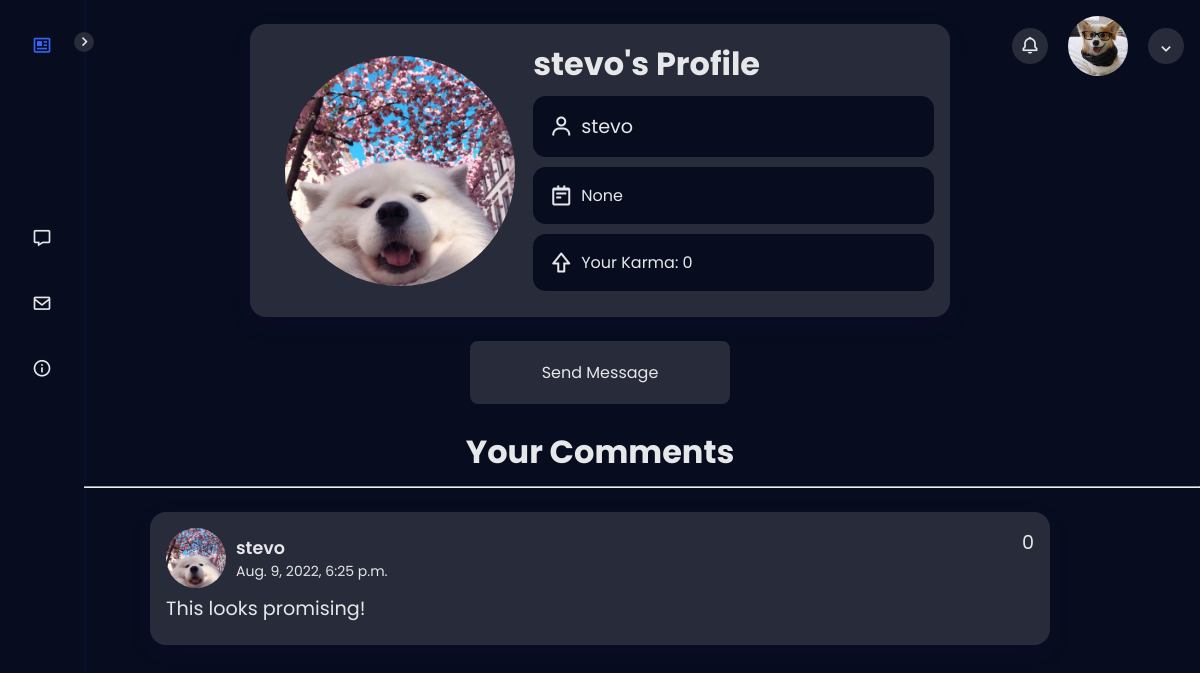
The page /u/1625b1aa-6f11-4692-99d8-8549d102752e/ (signed in) on the database its author committed.
### users/models.py (models this page shows, shortened)
class Profile(models.Model):
    user = models.OneToOneField(
        User, on_delete=models.CASCADE, null=True, blank=True)
    email = models.EmailField(max_length=500, null=True, blank=True)
    username = models.CharField(max_length=200, null=True, blank=True)
    short_bio = models.CharField(max_length=1000, null=True, blank=True)
    profile_image = models.ImageField(null=True, blank=True,
                                    upload_to='static/imgs/profiles/', default='static/imgs/profiles/profile_default.png')
    created = models.DateTimeField(auto_now_add=True)
    id = models.UUIDField(default=uuid.uuid4, unique=True,
                        primary_key=True, editable=False)

class Comment(models.Model):
    owner = models.ForeignKey(Profile, on_delete=models.CASCADE, null=True, blank=True)
    post = models.ForeignKey(Article, on_delete=models.CASCADE, null=True, blank=True)
    comment_body = models.TextField(max_length=2000)
    answers = models.ManyToManyField('Answer', blank=True)
    is_answer = models.BooleanField(default=False)
    activities = models.ManyToManyField('Activity', blank=True)
    created = models.DateTimeField(auto_now_add=True)
    id = models.UUIDField(default=uuid.uuid4, unique=True,
                        primary_key=True, editable=False)

### users/views.py (the view)
# urls.py: path('u/<str:pk>/', views.userProfile, name='user_profile'),
def userProfile(request, pk):
    context = {}
    single_user = Profile.objects.get(id=pk)
    comments = Comment.objects.filter(owner=single_user).order_by('-created')
    if request.user.is_authenticated:
        profile = Profile.objects.get(user=request.user)
    context = {'single_user': single_user, 'comments': comments, 'profile': profile}
    return render(request, 'users/user_profile.html', context)

### news/templatetags/news_tags.py (called while the page is built)
@register.filter(name='comment_rating')
def comment_rating(comment_id):
    comment = Comment.objects.get(id=comment_id)
    activities = comment.activity_set.all()
    upvotes = activities.filter(activity_type='U').count()
    downvotes = activities.filter(activity_type='D').count()
    rating = upvotes - downvotes
    return rating

@register.filter(name='rating_count')
def rating_count(user_id):
    user_profile = Profile.objects.get(id=user_id)
    comments = Comment.objects.filter(owner=user_profile)
    count = 0
    for comment in comments:
        count += comment_rating(comment.id)
    return count

### users/templates/users/user_profile.html (shortened to what this page needs)
{% extends 'main.html' %}
{% load news_tags %}
{% block content %}
<div class="profile-wrapper">
    <div class="profile">
        <div class="profile__contents">
            <div class="profile__img">
                <img src="{{ single_user.profile_image.url }}" class="profile__img_wrapped" />
            </div>
            <div class="profile__header">
                {% if request.user.is_authenticated and request.user == single_user.user %}
                <h1>Your Profile</h1>
                {% else %}
                <h1>{{single_user.username}}'s Profile</h1>
                {% endif %}
            </div>
            <div class="profile__info">
                <div class="profile__box">
                    <i class='bx bx-user profile__icon'></i>
                    <span class="profile__username">{{ single_user.username }}</span>
                </div>
                <div class="profile__box">
                    <i class='bx bx-notepad profile__icon'></i>
                    <span class="profile__bio">{{ single_user.short_bio }}</span>
                </div>
                <div class="profile__box">
                    <i class='bx bx-upvote profile__icon' ></i>
                    <span>Your Karma: {{ single_user.id|rating_count }}</span>
                </div>
            </div>
        </div>
    </div>
    {% if request.user.is_authenticated and request.user != single_user.user %}
    <a class="msg_btn" href="{% url 'create_message' single_user.id %}">Send Message</a>
    {% endif %}
    <div class="profile__comments__header">
        <h1>Your Comments</h1>
    </div>
    <hr>
    <div class="article__comments_history">
        {% for comment in comments %}
        <div class="article__comments_body">
            <a class="comment_link_wrapper" href="{% url 'single_article' comment.post.link_main %}">
                <div class="article__comment_user">
                    <div class="acc__comment_user_left">
                        <img class="acc__comment_user_img" src="{{ comment.owner.profile_image.url }}" />
                        <div class="acc__comment_user_time">
                            <p class="acc__comment_username">{{ comment.owner.username }}</p>
                            <p class="acc__comment_time">{{ comment.created }}</p>
                        </div>
                    </div>
                    <div class="acc__comment_user_right">
                        <div class="acc__comment_vote">
                            <span>{{ comment.id|comment_rating }}</span>
                        </div>
                    </div>
                </div>
                <div class="article__comment_content">
                    <div class="article__comment_text">
                        <p class="article__comment_text_comment">{{ comment.comment_body|linebreaksbr }}</p>
                    </div>
                </a>
                </div>
        </div>
        {% endfor %}
    </div>
{% endblock %}

### templates/acc_show.html (shortened to what this page needs)
{% load static %}
<div class="acc_show">
    <div class="acc_show_btns">
        <div class="acc_icon">
            <div class="acc_notifications_btn">
                <i class='bx bx-bell'></i>
            </div>
        </div>
        {% if request.user.is_authenticated %}
        <a class="acc_logged_in" href="{% url 'user_profile' profile.id %}">
            <img src="{{ profile.profile_image.url }}" class="acc_login_img">
        </a>
        <div class="acc_icon" id="acc_show_menu" onclick="showAccMenu()">
            <div class="acc_drop_down">
                <i class='bx bx-chevron-down' id="arrow_to_rotate"></i>
            </div>
        </div>
        {% endif %}
    </div>
</div>

### rows shown on the page
Profile: profile_image (picture)
Profile: profile_image (picture), username "stevo", short_bio "None", id|rating_count "0"
Comment: owner.profile_image (picture), owner.username "stevo", created "Aug. 9, 2022, 6:25 p.m.", id|comment_rating "0", comment_body "This looks promising!"
